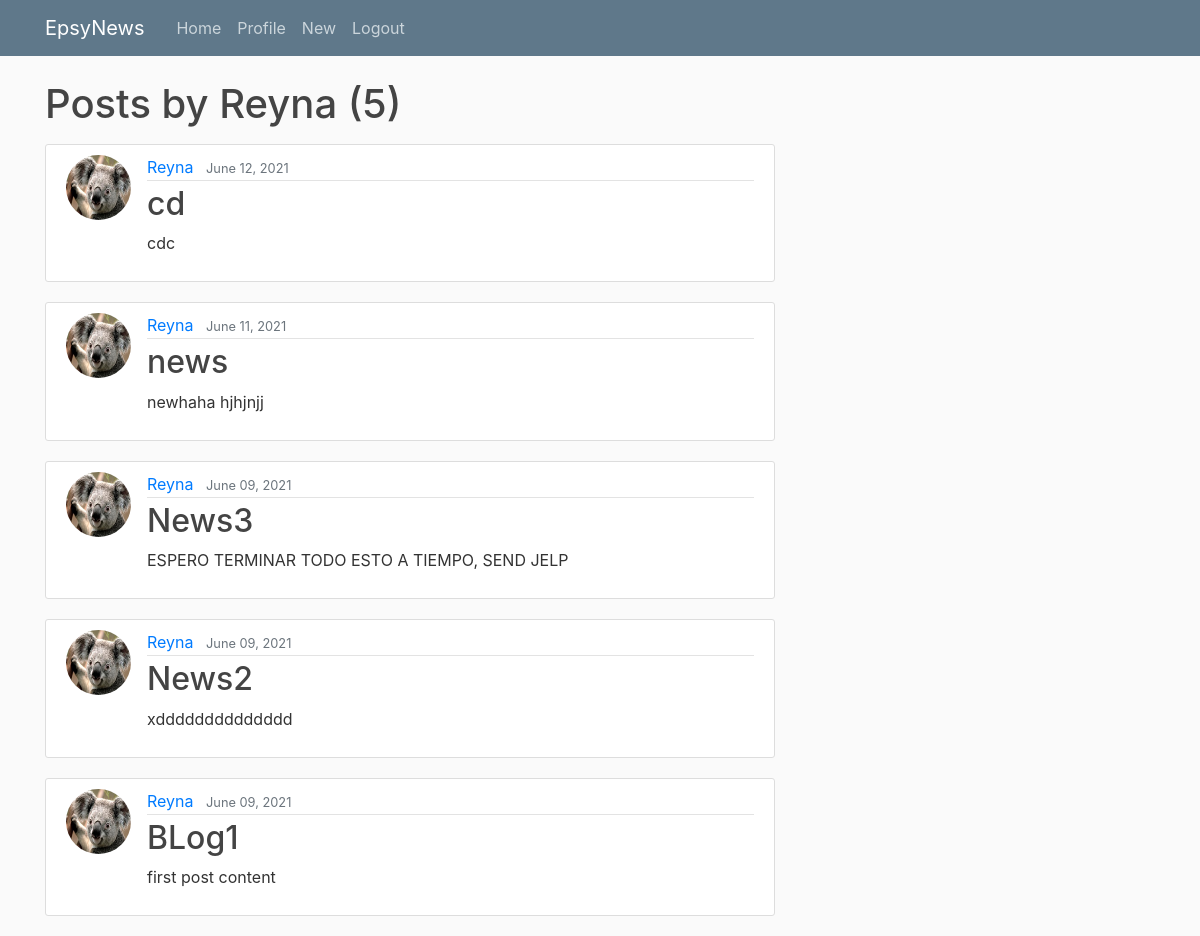
Screenshot of /user/Reyna (signed in) with the database file from the repository.
### blog/models.py (models this page shows, shortened)
class Post(models.Model):
    title = models.CharField(max_length=100)
    content = models.TextField()
    date_posted = models.DateTimeField(default=timezone.now)
    autor = models.ForeignKey(User, on_delete=models.CASCADE)
    image = models.ImageField(default='default.jpg', upload_to='blog_images')

### users/models.py (models this page shows, shortened)
class Profile(models.Model):
    user = models.OneToOneField(User, on_delete=models.CASCADE)
    image = models.ImageField(default='default.jpg', upload_to='profile_pics')

### blog/views.py (the view)
# urls.py: path('user/<str:username>', UserPostListView.as_view(), name='user-posts'),
class UserPostListView(ListView):
    model = Post
    template_name = 'blog/user_posts.html'  # <app>/<model>_<viewtype>.html
    context_object_name = 'posts'
    paginate_by = 5
    def get_queryset(self):
        user = get_object_or_404(User, username=self.kwargs.get('username'))
        return Post.objects.filter(autor=user).order_by('-date_posted')

### blog/templates/blog/user_posts.html (shortened to what this page needs)
{% extends "blog/base.html" %}
{% block content %}
    <h1 class="mb-3">Posts by {{ view.kwargs.username }} ({{ page_obj.paginator.count }})</h1>
    {% for post in posts %}
        <article class="media content-section">
          <img class="rounded-circle article-img" src="{{ post.autor.profile.image.url }}">
          <div class="media-body">
            <div class="article-metadata">
              <a class="mr-2" href="{% url 'user-posts' post.autor.username %}">{{ post.autor }}</a>
              <small class="text-muted">{{ post.date_posted|date:"F d, Y" }}</small>
            </div>
            <h2><a class="article-title" href="{% url 'post-detail' post.id %}">{{ post.title }}</a></h2>
            <p class="article-content">{{ post.content }}</p>
          </div>
        </article>
    {% endfor %}
{% endblock content %}

### blog/static/blog/main.css (style rules this page uses)
body { background: #fafafa; color: #333333; margin-top: 5rem; }
h1, h2, h3, h4, h5, h6 { color: #444444; }
.content-section { background: #ffffff; padding: 10px 20px; border: 1px solid #dddddd; border-radius: 3px; margin-bottom: 20px; }
.article-title { color: #444444; }
.article-content { white-space: pre-line; }
.article-img { height: 65px; width: 65px; margin-right: 16px; }
.article-metadata { padding-bottom: 1px; margin-bottom: 4px; border-bottom: 1px solid #e3e3e3 }

### rows the page displays
Post: autor.profile.image (picture), autor "Reyna", date_posted "June 12, 2021", title "cd", content "cdc"
Post: autor.profile.image (picture), autor "Reyna", date_posted "June 11, 2021", title "news", content "newhaha hjhjnjj"
Post: autor.profile.image (picture), autor "Reyna", date_posted "June 09, 2021", title "News3", content "ESPERO TERMINAR TODO ESTO A TIEMPO, SEND JELP"
Post: autor.profile.image (picture), autor "Reyna", date_posted "June 09, 2021", title "News2", content "xdddddddddddddd"
Post: autor.profile.image (picture), autor "Reyna", date_posted "June 09, 2021", title "BLog1", content "first post content"

### other values shown
{{ view.kwargs.username }} "Reyna"
{{ page_obj.paginator.count }} "5"
